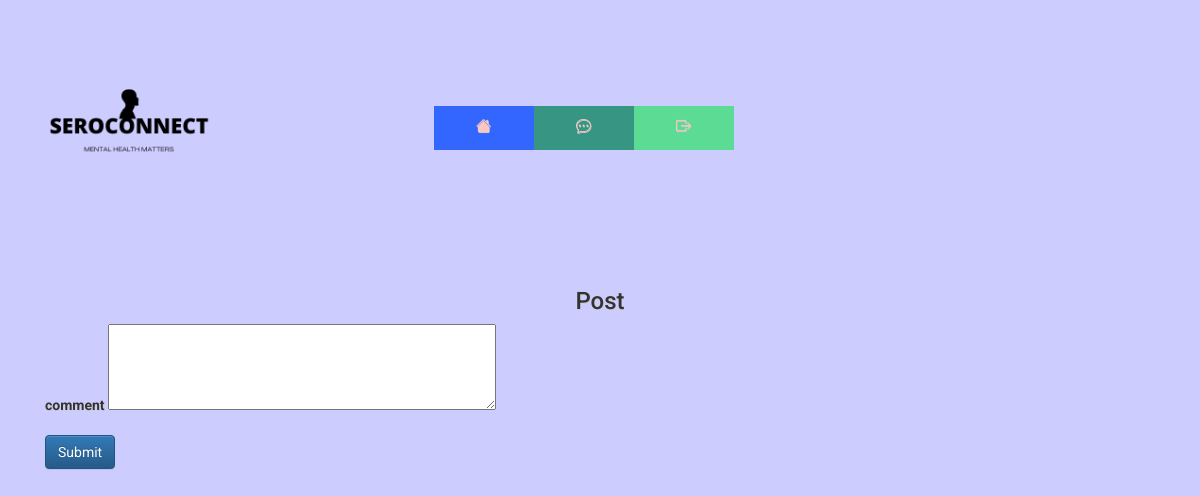
Page /comment/edit/8 (signed in) on the earlier database version.
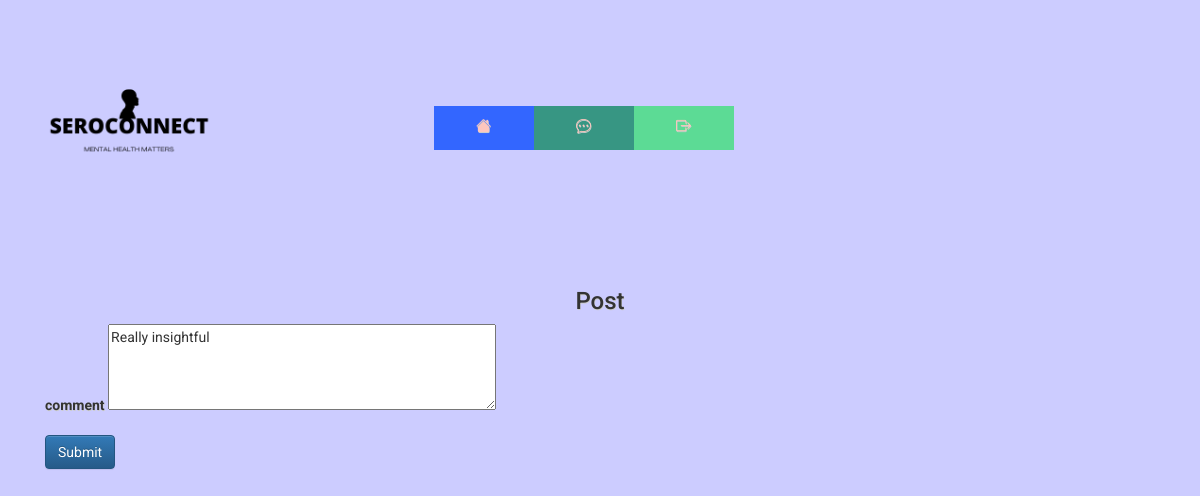
Same page on the later database version.
### website/database/models.py (models this page shows)
class Comment(db.Model):
    __tablename__='comments'
    id = db.Column(db.Integer, primary_key=True)
    text= db.Column(db.Text,nullable=False)
    user_id = db.Column(db.Integer, db.ForeignKey('user.id'))
    post_id = db.Column(db.Integer, db.ForeignKey('post.id'))
    post = db.relationship("Post", back_populates="comments")
    date=db.Column(db.DateTime(timezone=True), default=func.now())

### website/post/comments/comments.py (the view)
@comments.route('/comment/edit/<commentid>',methods=['GET', 'POST'])
@login_required
@check_confirmed
def editcomment(commentid):
    comment = Comment.query.filter_by(id=commentid).first()
    if request.method == 'GET':
        return render_template('forum/editcomments.html',comment=comment,user=current_user)
    else:
        text=request.form.get('comment')
        comment.text=text
        db.session.commit()
        return redirect(url_for('comments.show_comments',postid=comment.post_id,userid=current_user.id))

### website/__init__.py (called while the page is built)
@login_manager.user_loader
def load_user(id):
    return User.query.get(int(id))

### website/templates/forum/editcomments.html
{% extends "base.html" %} {% block title %}SeroConnect{% endblock %}{% block content%}
<form action="{{ url_for('comments.editcomment',commentid=comment.id) }}" method="POST">
    <h3 align="center">Post</h3>
    <div class="form-group">
      <label for="comment">comment</label>
      <textarea id="comment" name="comment" rows="4" cols="50">{{comment.text}}</textarea>
    </div>
    <button type="submit" class="btn btn-primary">Submit</button>
</form>
{%endblock%}

### website/templates/base.html (shortened to what this page needs)
<!DOCTYPE html>
<html lang="en">
  <head>
    <link rel="stylesheet" href="https://stackpath.bootstrapcdn.com/bootstrap/4.4.1/css/bootstrap.min.css"
/>
    <link rel="stylesheet" href="https://cdn.jsdelivr.net/npm/bootstrap@3.3.7/dist/css/bootstrap.min.css">
    <link rel="stylesheet" href="https://cdn.jsdelivr.net/npm/bootstrap@3.3.7/dist/css/bootstrap-theme.min.css">
    <link rel="stylesheet" href="https://stackpath.bootstrapcdn.com/font-awesome/4.7.0/css/font-awesome.min.css"/>
    <link rel="stylesheet" href="https://cdn.jsdelivr.net/npm/bootstrap-icons@1.8.3/font/bootstrap-icons.css">
    <link rel= "stylesheet" type= "text/css" href= "{{ url_for('static',filename='css/styles.css') }}">
  </head>
  <body>
   <nav class="navbar">
      <img src="{{ url_for('static',filename='images/seroconnect.png') }}" alt="logo" class="logo">
      <button class="navbar-toggler"  type="button"
        data-toggle="collapse"
        data-target="#navbar"
       >
       <span class="navbar-toggler-icon"></span>
      <button class="navbar-toggler" type="button" data-toggle="collapse" data-target="#navbar">
        <span class="navbar-toggler-icon"></span>
      </button>
        <ul class="nav">
          <li>
            <a href="/" >
              <i class="bi bi-house-fill"></i>
              <div class = "title">Home</div>
            </a>
          </li>
          {% if user.is_authenticated%}
          <li>
            <a href="/forum">
              <i class="bi bi-chat-dots"></i>
              <div class = "title">Forum</div>
            </a>
          </li>
          <li>
            <a href="/logout">
              <i class="bi bi-box-arrow-right"></i>
              <div class = "title">Logout</div>
            </a>
          </li>
         {% endif %}
         <div class="background"></div>
        </ul>
    </nav>
      <div class="container">{% block content %}{% endblock %}</div>
  </body>
</html>

### website/static/css/styles.css (style rules this page uses)
body { background: #ccccff; font-family: 'Roboto', sans-serif; text-shadow: .5px .5px 0#CCCCCC; padding-bottom:20px; }
.background { position: fixed; z-index: -1; top: 0; right: 0; bottom: 0; left: 0; transition: .75s; }
nav img { width: 20%; }
.nav { padding: 0px; width: 640px; margin: 100px auto auto auto; }
ul { list-style-type: none; }
li a { padding: 30px; float:left; width: 100px; text-align:center; font-size:15px; color:#fdc6be; text-decoration:none; }
li i { height: 70px; -webkit-text-stroke: 0px; }
li a .title { font-size:0px; font-family: 'Roboto', sans-serif; color: black; }
.nav li:first-child a { background:#3366ff !important; }
.nav li:nth-child(2) a { background:#379683 !important; }
.nav li:nth-child(3) a { background:#5cdb95 !important; }
div.title { font-family: 'Roboto', sans-serif; font-size: 30px; padding-bottom:3px; }

Differences in the rows shown:
added Comment: comment "Really insightful"
